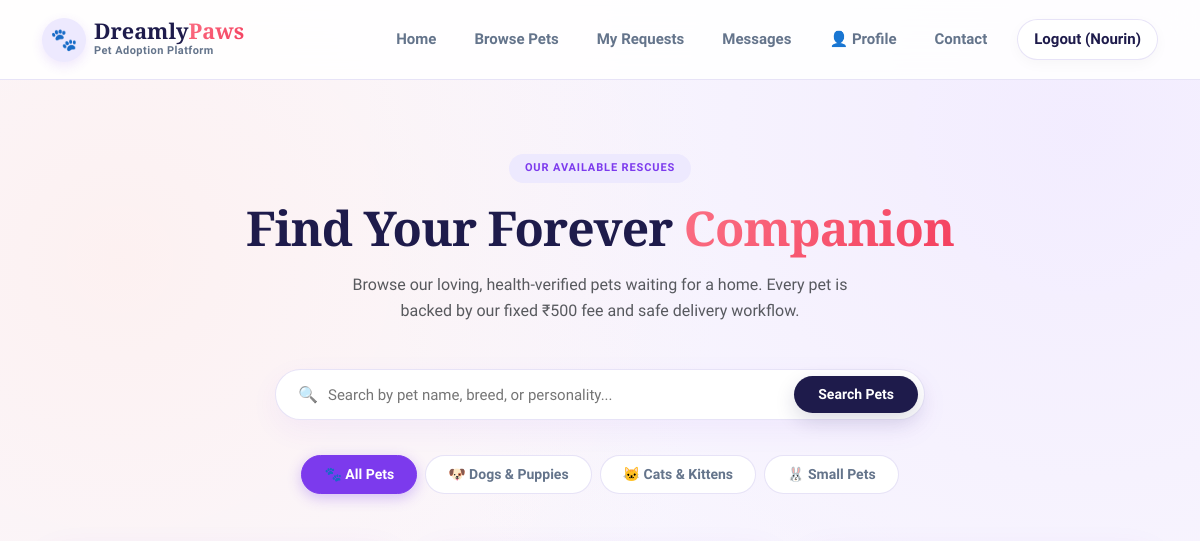
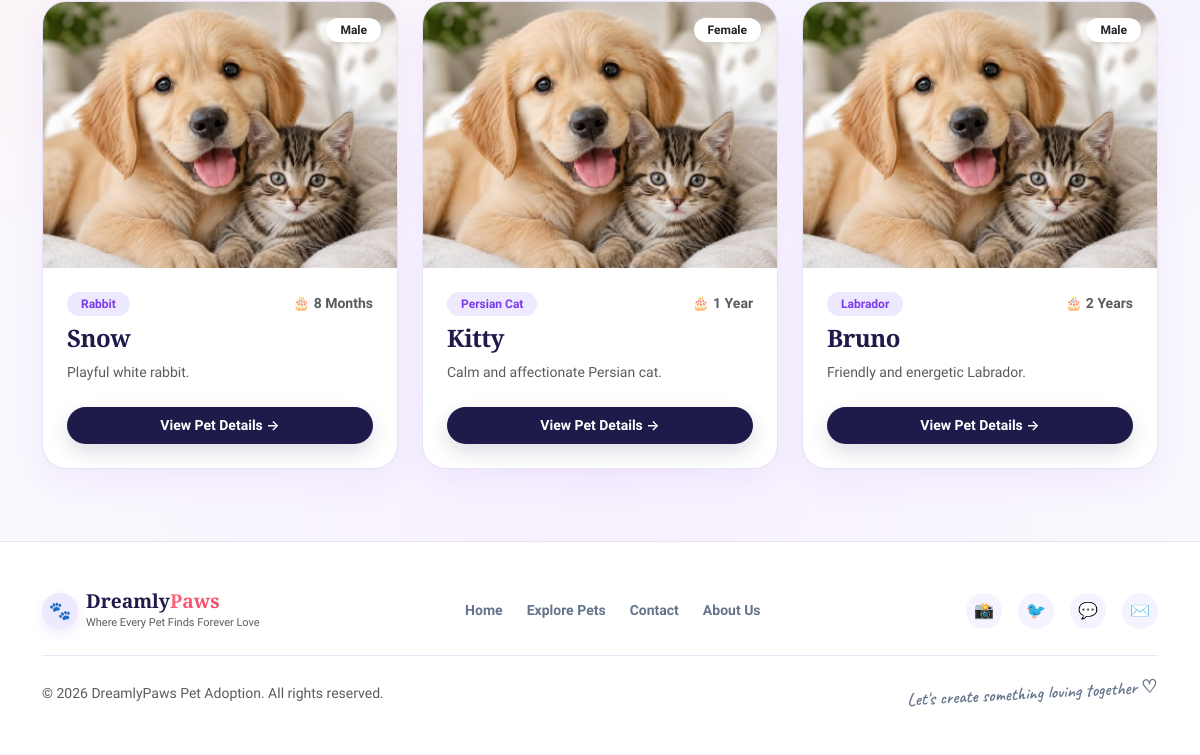
The app's page /pets (signed in), older data (2 pictures, top to bottom).
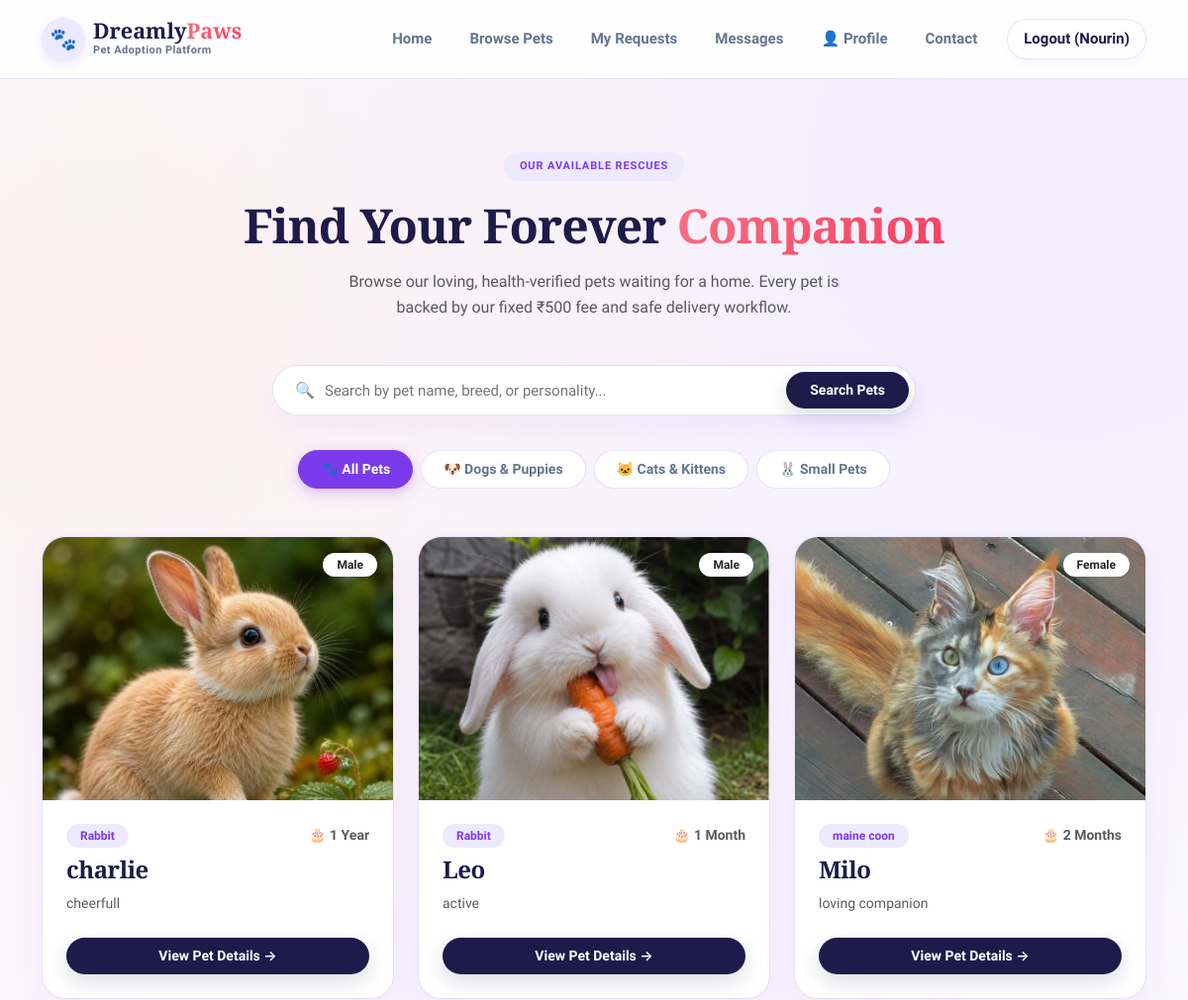
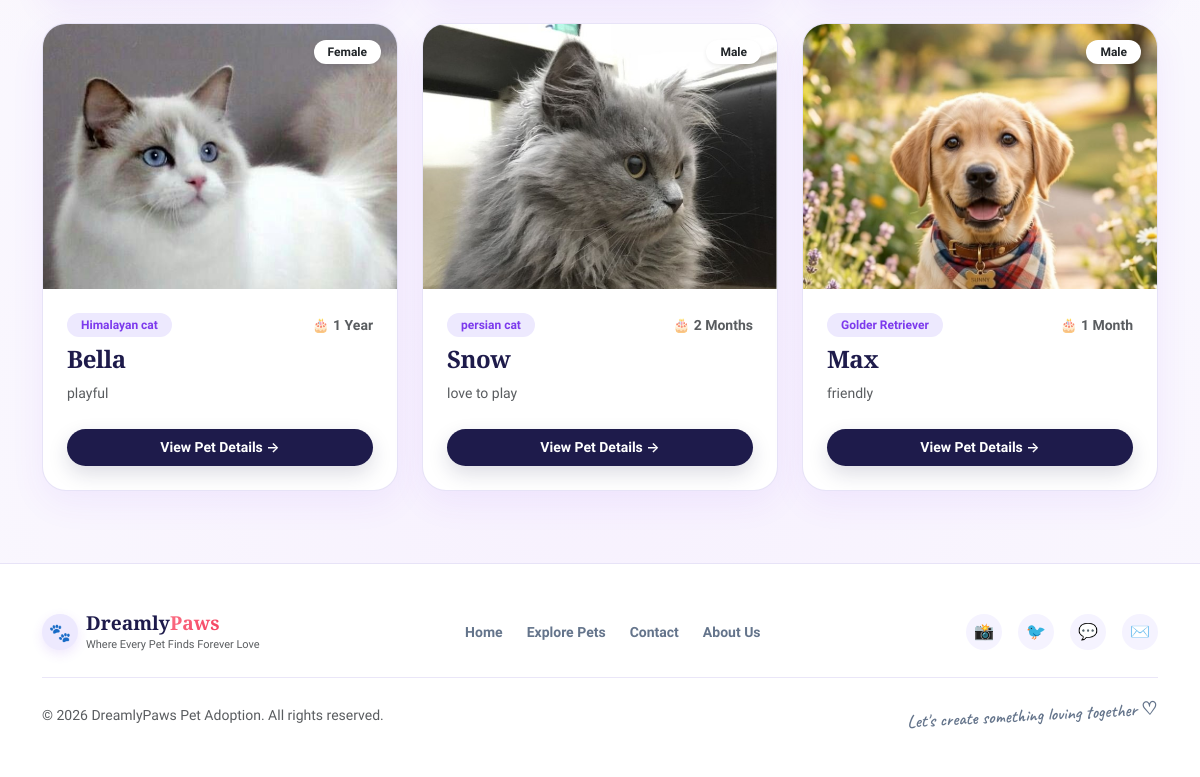
The same page, newer data (2 pictures, top to bottom).
### tables this page shows
CREATE TABLE pets(
        id INTEGER PRIMARY KEY AUTOINCREMENT,
        name TEXT,
        breed TEXT,
        age TEXT,
        gender TEXT,
        vaccinated TEXT,
        description TEXT,
        image TEXT
    , status TEXT DEFAULT 'Available', shelter_id INTEGER);

### app.py (the view, shortened to what this page needs)
@app.route('/pets')
def pets():
    if 'user' not in session:
        return redirect(url_for('login'))
    if session.get('role') == "Shelter":
        return redirect(url_for('shelter_dashboard'))
    if session.get('role') == "Admin":
        return redirect(url_for('admin'))
    search = request.args.get('search', '').strip()
    category = request.args.get('category', '').strip().lower()
    conn = sqlite3.connect("database.db")
    cursor = conn.cursor()
    query = """
        SELECT *
        FROM pets
        WHERE LOWER(TRIM(status)) = 'available'
    """
    params = []
    query += " ORDER BY id DESC"
    cursor.execute(query, params)
    pets_list = cursor.fetchall()
    conn.close()
    return render_template(
        "pets.html",
        pets=pets_list,
        search=search,
        category=category
    )

### templates/pets.html (shortened to what this page needs)
<!DOCTYPE html>
<html lang="en">
<head>
    <link href="https://cdn.jsdelivr.net/npm/bootstrap@5.3.3/dist/css/bootstrap.min.css" rel="stylesheet">
    <link rel="stylesheet" href="{{ url_for('static', filename='css/dreamly_theme.css') }}">
</head>
<body>
{% include 'navbar.html' %}
<div class="container py-4">
    <div class="catalog-header">
        <span class="pill-tag">
            OUR AVAILABLE RESCUES
        </span>
        <h1 class="display-5 fw-bold mb-3">
            Find Your Forever <span class="gradient-text">Companion</span>
        </h1>
        <p class="text-muted mx-auto" style="max-width: 540px; line-height: 1.6;">
            Browse our loving, health-verified pets waiting for a home. Every pet is backed by our fixed ₹500 fee and safe delivery workflow.
        </p>
    </div>
    <form method="GET" action="{{ url_for('pets') }}">
        <div class="search-pill-container">
            <span class="text-muted me-2">🔍</span>
            <input
                type="text"
                name="search"
                class="search-pill-input"
                placeholder="Search by pet name, breed, or personality..."
                value="{{ search or '' }}"
            >
            <button type="submit" class="btn-dark-pill py-2 px-4" style="font-size: 14px;">
                Search Pets
            </button>
        </div>
    </form>
    <div class="filter-pills-bar mb-5">
        <a href="{{ url_for('pets') }}" class="filter-pill {% if not request.args.get('category') %}active{% endif %}">
            🐾 All Pets
        </a>
        <a href="{{ url_for('pets', category='dog') }}" class="filter-pill {% if request.args.get('category') == 'dog' %}active{% endif %}">
            🐶 Dogs & Puppies
        </a>
        <a href="{{ url_for('pets', category='cat') }}" class="filter-pill {% if request.args.get('category') == 'cat' %}active{% endif %}">
            🐱 Cats & Kittens
        </a>
        <a href="{{ url_for('pets', category='rabbit') }}" class="filter-pill {% if request.args.get('category') == 'rabbit' %}active{% endif %}">
            🐰 Small Pets
        </a>
    </div>
    <div class="row g-4 mb-5">
        {% if pets %}
            {% for pet in pets %}
            <div class="col-sm-6 col-lg-4">
                <div class="catalog-pet-card">
                    <div style="position: relative;">
                        <img
                            src="{{ url_for('static', filename='images/' + (pet[7] if pet[7] else 'hero.jpg')) }}"
                            class="catalog-pet-img"
                            alt="{{ pet[1] }}"
                        >
                        <span class="badge bg-white text-dark shadow-sm position-absolute top-0 end-0 m-3 fw-bold">
                            {{ pet[4] }}
                        </span>
                    </div>
                    <div class="p-4 d-flex flex-column flex-grow-1">
                        <div class="d-flex justify-content-between align-items-center mb-2">
                            <span class="badge bg-purple-subtle">
                                {{ pet[2] }}
                            </span>
                            <span class="text-muted small fw-semibold">
                                🎂 {{ pet[3] }}
                            </span>
                        </div>
                        <h3 class="mb-2" style="font-family: var(--font-heading); font-size: 1.5rem; color: var(--dark-navy);">
                            {{ pet[1] }}
                        </h3>
                        <p class="text-muted small mb-4 flex-grow-1" style="line-height: 1.6;">
                            {{ pet[6][:110] }}{% if pet[6]|length > 110 %}...{% endif %}
                        </p>
                        <a
                            href="{{ url_for('pet_details', pet_id=pet[0]) }}"
                            class="btn-dark-pill justify-content-center w-100 py-2"
                            style="font-size: 14px;"
                        >
                            View Pet Details →
                        </a>
                    </div>
                </div>
            </div>
            {% endfor %}
        {% endif %}
    </div>
</div>
{% include 'footer.html' %}
</body>
</html>

### templates/navbar.html (shortened to what this page needs)
<link rel="stylesheet" href="{{ url_for('static', filename='css/dreamly_theme.css') }}">
<nav class="navbar navbar-expand-lg dreamly-navbar sticky-top">
    <div class="container">
        <a class="navbar-brand d-flex align-items-center gap-2" href="{{ url_for('home') }}">
            <div class="brand-icon-wrap">
                🐾
            </div>
            <div class="d-flex flex-column">
                <span class="brand-title">Dreamly<span class="gradient-text">Paws</span></span>
                <span class="brand-subtitle">Pet Adoption Platform</span>
            </div>
        </a>
        <div class="collapse navbar-collapse" id="mainNavbar">
            {% if not session.get('user_id') %}
                <ul class="navbar-nav ms-auto align-items-lg-center">
                    <li class="nav-item">
                        <a class="nav-link px-3" href="{{ url_for('home') }}">
                            Home
                        </a>
                    </li>
                    <li class="nav-item">
                        <a class="nav-link px-3" href="{{ url_for('pets') }}">
                            Explore Pets
                        </a>
                    </li>
                    <li class="nav-item">
                        <a class="nav-link px-3" href="{{ url_for('contact') }}">
                            Contact
                        </a>
                    </li>
                    <li class="nav-item ms-lg-2">
                        <a class="nav-link px-3 text-dark fw-semibold" href="{{ url_for('login') }}">
                            Sign In
                        </a>
                    </li>
                    <li class="nav-item ms-lg-2">
                        <a class="btn-dark-pill" href="{{ url_for('register') }}">
                            Get Started →
                        </a>
                    </li>
                </ul>
            {% elif session.get('role') == 'Adopter' %}
                <ul class="navbar-nav ms-auto align-items-lg-center">
                    <li class="nav-item">
                        <a class="nav-link px-3" href="{{ url_for('home') }}">
                            Home
                        </a>
                    </li>
                    <li class="nav-item">
                        <a class="nav-link px-3" href="{{ url_for('pets') }}">
                            Browse Pets
                        </a>
                    </li>
                    <li class="nav-item">
                        <a class="nav-link px-3" href="{{ url_for('my_requests') }}">
                            My Requests
                        </a>
                    </li>
                    <li class="nav-item">
                        <a class="nav-link px-3" href="{{ url_for('my_messages') }}">
                            Messages
                        </a>
                    </li>
                    <li class="nav-item">
                        <a class="nav-link px-3" href="{{ url_for('profile') }}">
                            👤 Profile
                        </a>
                    </li>
                    <li class="nav-item">
                        <a class="nav-link px-3" href="{{ url_for('contact') }}">
                            Contact
                        </a>
                    </li>
                    <li class="nav-item ms-lg-2">
                        <a class="btn-outline-pill py-2 px-3" href="{{ url_for('logout') }}">
                            Logout ({{ session.get('user', '') }})
                        </a>
                    </li>
                </ul>
            {% endif %}
        </div>
    </div>
</nav>

### templates/footer.html (shortened to what this page needs)
<footer class="dreamly-footer py-5 mt-auto">
    <div class="container">
        <div class="d-flex flex-column flex-md-row justify-content-between align-items-center gap-4 pb-4 border-bottom" style="border-color: rgba(226, 220, 246, 0.7) !important;">
            <div class="d-flex align-items-center gap-2">
                <div class="brand-icon-wrap" style="width: 36px; height: 36px; font-size: 18px;">
                    🐾
                </div>
                <div>
                    <span class="brand-title" style="font-size: 1.2rem;">Dreamly<span class="gradient-text">Paws</span></span>
                    <div class="text-muted small" style="font-size: 11px;">Where Every Pet Finds Forever Love</div>
                </div>
            </div>
            <div class="d-flex gap-4 flex-wrap justify-content-center">
                <a href="{{ url_for('home') }}" class="footer-link">Home</a>
                <a href="{{ url_for('pets') }}" class="footer-link">Explore Pets</a>
                <a href="{{ url_for('contact') }}" class="footer-link">Contact</a>
                <a href="{{ url_for('about') }}" class="footer-link">About Us</a>
            </div>
            <div class="d-flex gap-3">
                <a href="#" class="social-icon" title="Instagram">📸</a>
                <a href="#" class="social-icon" title="Twitter">🐦</a>
                <a href="#" class="social-icon" title="Community">💬</a>
                <a href="#" class="social-icon" title="Email">✉️</a>
            </div>
        </div>
        <div class="d-flex flex-column flex-sm-row justify-content-between align-items-center gap-2 pt-4 text-muted small">
            <div>© 2026 DreamlyPaws Pet Adoption. All rights reserved.</div>
            <div class="handwritten-note" style="font-size: 18px;">Let's create something loving together ♡</div>
        </div>
    </div>
</footer>

### static/css/dreamly_theme.css (style rules this page uses)
:root { --font-heading: 'Playfair Display', Georgia, 'Times New Roman', serif; --font-body: 'Plus Jakarta Sans', -apple-system, BlinkMacSystemFont, 'Segoe UI', Roboto, sans-serif; --font-hand: 'Caveat', cursive; --bg-base: #FAF8FE; --bg-surface: #FFFFFF; --bg-mesh: radial-gradient(circle at 10% 20%, rgba(255, 235, 230, 0.55) 0%, transparent 40%), radial-gradient(circle at 90% 10%, rgba(238, 230, 255, 0.65) 0%, transparent 45%), radial-gradient(circle at 50% 80%, rgba(243, 232, 255, 0.45) 0%, transparent 50%), #FAF8FE; --purple-primary: #7C3AED; --purple-hover: #6D28D9; --purple-soft: #EDE9FE; --purple-light: #F5F3FF; --purple-gradient: linear-gradient(135deg, #7C3AED 0%, #6366F1 100%); --coral-primary: #FB7185; --coral-soft: #FFE4E6; --coral-gradient: linear-gradient(135deg, #FB7185 0%, #F43F5E 100%); --dark-navy: #1E1B4B; --dark-navy-hover: #0F172A; --text-main: #1E1B4B; --text-muted: #64748B; --text-light: #94A3B8; --border-subtle: rgba(226, 220, 246, 0.8); --card-shadow: 0 12px 35px rgba(124, 58, 237, 0.07); --card-shadow-hover: 0 18px 45px rgba(124, 58, 237, 0.12); --radius-pill: 50px; --radius-card: 24px; --radius-sm: 14px; }
body { font-family: var(--font-body); background: var(--bg-mesh); color: var(--text-main); margin: 0; padding: 0; min-height: 100vh; display: flex; flex-direction: column; -webkit-font-smoothing: antialiased; }
h1, h2, h3, h4, .display-1, .display-2, .display-3, .display-4, .display-5, .display-6, .section-title h2, .dashboard-title, .page-title { font-family: var(--font-heading); color: var(--text-main); letter-spacing: -0.02em; font-weight: 700; }
.gradient-text { background: var(--coral-gradient); -webkit-background-clip: text; -webkit-text-fill-color: transparent; display: inline; }
.handwritten-note { font-family: var(--font-hand); font-size: 20px; color: var(--text-muted); font-weight: 600; transform: rotate(-3deg); display: inline-block; }
.pill-tag { display: inline-block; background: var(--purple-soft); color: var(--purple-primary); padding: 6px 16px; border-radius: var(--radius-pill); font-size: 11px; font-weight: 700; letter-spacing: 0.08em; text-transform: uppercase; margin-bottom: 16px; }
.btn-dark-pill { background: var(--dark-navy); color: #ffffff !important; border: none; border-radius: var(--radius-pill); padding: 12px 28px; font-weight: 600; font-size: 15px; display: inline-flex; align-items: center; gap: 8px; transition: all 0.25s cubic-bezier(0.16, 1, 0.3, 1); box-shadow: 0 8px 20px rgba(30, 27, 75, 0.15); text-decoration: none; }
.btn-outline-pill { background: #ffffff; color: var(--text-main) !important; border: 1px solid var(--border-subtle); border-radius: var(--radius-pill); padding: 11px 24px; font-weight: 600; font-size: 15px; display: inline-flex; align-items: center; gap: 8px; transition: all 0.25s ease; box-shadow: 0 4px 14px rgba(0, 0, 0, 0.03); text-decoration: none; }
.badge { padding: 6px 14px; border-radius: var(--radius-pill); font-weight: 600; font-size: 12px; }
.bg-purple-subtle { background-color: var(--purple-soft) !important; color: var(--purple-primary) !important; }
.filter-pills-bar { display: flex; gap: 8px; flex-wrap: wrap; align-items: center; justify-content: center; }
.filter-pill { padding: 8px 22px; border-radius: var(--radius-pill); font-size: 14px; font-weight: 600; text-decoration: none; color: var(--text-muted); background: #ffffff; border: 1px solid var(--border-subtle); transition: all 0.2s ease; }
.filter-pill.active { background: var(--purple-primary); color: #ffffff !important; border-color: var(--purple-primary); box-shadow: 0 4px 14px rgba(124, 58, 237, 0.3); }

### templates/pets.html (style rules this page uses)
.catalog-header { text-align: center; padding: 50px 0 30px; }
.search-pill-container { max-width: 650px; margin: 0 auto 35px; background: #ffffff; border-radius: var(--radius-pill); padding: 6px 6px 6px 22px; display: flex; align-items: center; border: 1.5px solid var(--border-subtle); box-shadow: 0 10px 30px rgba(124, 58, 237, 0.06); transition: border-color 0.2s, box-shadow 0.2s; }
.search-pill-input { border: none; outline: none; flex: 1; font-size: 15px; color: var(--text-main); background: transparent; }
.catalog-pet-card { background: #ffffff; border-radius: 24px; overflow: hidden; border: 1px solid var(--border-subtle); box-shadow: var(--card-shadow); transition: all 0.3s cubic-bezier(0.16, 1, 0.3, 1); height: 100%; display: flex; flex-direction: column; }
.catalog-pet-img { width: 100%; aspect-ratio: 4 / 3; object-fit: cover; object-position: top center; }

Row changes from the older to the newer data that the page shows:
removed pets: image (picture), gender "Male", breed "Rabbit", age "8 Months", name "Snow", description "Playful white rabbit."
removed pets: image (picture), gender "Female", breed "Persian Cat", age "1 Year", name "Kitty", description "Calm and affectionate Persian cat."
removed pets: image (picture), gender "Male", breed "Labrador", age "2 Years", name "Bruno", description "Friendly and energetic Labrador."
added pets: image (picture), gender "Male", breed "Rabbit", age "1 Year", name "charlie", description "cheerfull"
added pets: image (picture), gender "Male", breed "Rabbit", age "1 Month", name "Leo", description "active"
added pets: image (picture), gender "Female", breed "maine coon", age "2 Months", name "Milo", description "loving companion"
added pets: image (picture), gender "Female", breed "Himalayan cat", age "1 Year", name "Bella", description "playful"
added pets: image (picture), gender "Male", breed "persian cat", age "2 Months", name "Snow", description "love to play"
added pets: image (picture), gender "Male", breed "Golder Retriever", age "1 Month", name "Max", description "friendly"
